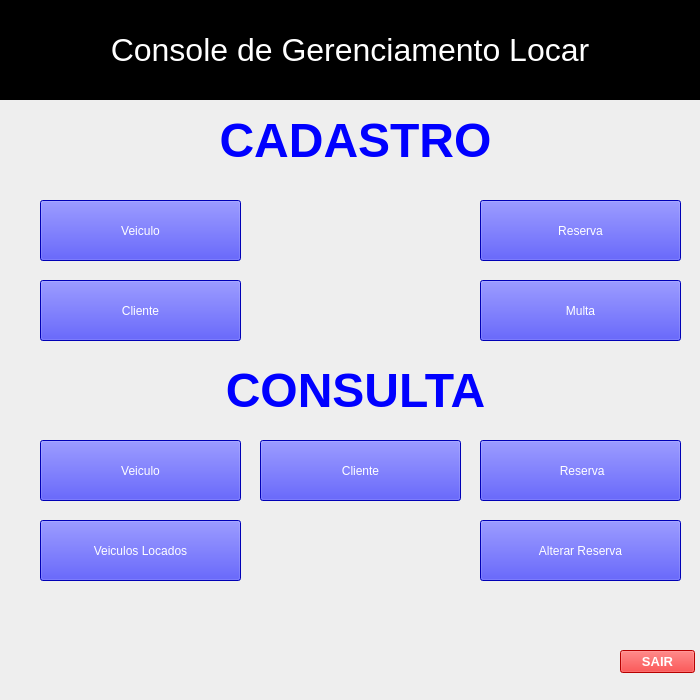
<?xml version="1.0" encoding="UTF-8"?>
<ui version="4.0">
 <class>Locar</class>
 <widget class="QMainWindow" name="Locar">
  <property name="geometry">
   <rect>
    <x>0</x>
    <y>0</y>
    <width>700</width>
    <height>700</height>
   </rect>
  </property>
  <property name="minimumSize">
   <size>
    <width>700</width>
    <height>700</height>
   </size>
  </property>
  <property name="maximumSize">
   <size>
    <width>700</width>
    <height>700</height>
   </size>
  </property>
  <property name="windowTitle">
   <string>Locar</string>
  </property>
  <property name="autoFillBackground">
   <bool>false</bool>
  </property>
  <property name="styleSheet">
   <string notr="true">background-color: rgb(238, 238, 238);
</string>
  </property>
  <widget class="QWidget" name="centralwidget">
   <widget class="QLabel" name="subtitulo_console">
    <property name="geometry">
     <rect>
      <x>0</x>
      <y>0</y>
      <width>700</width>
      <height>100</height>
     </rect>
    </property>
    <property name="sizePolicy">
     <sizepolicy hsizetype="Preferred" vsizetype="Preferred">
      <horstretch>0</horstretch>
      <verstretch>0</verstretch>
     </sizepolicy>
    </property>
    <property name="minimumSize">
     <size>
      <width>700</width>
      <height>100</height>
     </size>
    </property>
    <property name="maximumSize">
     <size>
      <width>700</width>
      <height>100</height>
     </size>
    </property>
    <property name="font">
     <font>
      <pointsize>24</pointsize>
     </font>
    </property>
    <property name="styleSheet">
     <string notr="true">background-color: rgb(0, 0, 0);
color: rgb(255, 255, 255);</string>
    </property>
    <property name="lineWidth">
     <number>8</number>
    </property>
    <property name="midLineWidth">
     <number>5</number>
    </property>
    <property name="text">
     <string>Console de Gerenciamento Locar</string>
    </property>
    <property name="textFormat">
     <enum>Qt::PlainText</enum>
    </property>
    <property name="scaledContents">
     <bool>false</bool>
    </property>
    <property name="alignment">
     <set>Qt::AlignCenter</set>
    </property>
   </widget>
   <widget class="QPushButton" name="pushButton_2">
    <property name="geometry">
     <rect>
      <x>620</x>
      <y>650</y>
      <width>75</width>
      <height>23</height>
     </rect>
    </property>
    <property name="font">
     <font>
      <pointsize>10</pointsize>
      <weight>75</weight>
      <bold>true</bold>
     </font>
    </property>
    <property name="styleSheet">
     <string notr="true">background-color: rgb(255, 0, 0);
color: rgb(255, 255, 255);
border-color: rgb(255, 0, 255);</string>
    </property>
    <property name="text">
     <string>SAIR</string>
    </property>
   </widget>
   <widget class="QLabel" name="label">
    <property name="geometry">
     <rect>
      <x>90</x>
      <y>130</y>
      <width>551</width>
      <height>501</height>
     </rect>
    </property>
    <property name="styleSheet">
     <string notr="true"/>
    </property>
    <property name="text">
     <string/>
    </property>
    <property name="pixmap">
     <pixmap>carro_grande.png</pixmap>
    </property>
    <property name="scaledContents">
     <bool>false</bool>
    </property>
    <property name="indent">
     <number>-1</number>
    </property>
   </widget>
   <widget class="QPushButton" name="pushButton_3">
    <property name="geometry">
     <rect>
      <x>40</x>
      <y>200</y>
      <width>201</width>
      <height>61</height>
     </rect>
    </property>
    <property name="autoFillBackground">
     <bool>false</bool>
    </property>
    <property name="styleSheet">
     <string notr="true">background-color: rgb(0, 0, 255);
font: 75 14pt &quot;MS Shell Dlg 2&quot;;
color: rgb(255, 255, 255);</string>
    </property>
    <property name="text">
     <string>Veiculo</string>
    </property>
   </widget>
   <widget class="QPushButton" name="pushButton_4">
    <property name="geometry">
     <rect>
      <x>40</x>
      <y>280</y>
      <width>201</width>
      <height>61</height>
     </rect>
    </property>
    <property name="autoFillBackground">
     <bool>false</bool>
    </property>
    <property name="styleSheet">
     <string notr="true">background-color: rgb(0, 0, 255);
font: 75 14pt &quot;MS Shell Dlg 2&quot;;
color: rgb(255, 255, 255);</string>
    </property>
    <property name="text">
     <string>Cliente</string>
    </property>
   </widget>
   <widget class="QPushButton" name="pushButton_5">
    <property name="geometry">
     <rect>
      <x>480</x>
      <y>200</y>
      <width>201</width>
      <height>61</height>
     </rect>
    </property>
    <property name="autoFillBackground">
     <bool>false</bool>
    </property>
    <property name="styleSheet">
     <string notr="true">background-color: rgb(0, 0, 255);
font: 75 14pt &quot;MS Shell Dlg 2&quot;;
color: rgb(255, 255, 255);</string>
    </property>
    <property name="text">
     <string>Reserva</string>
    </property>
   </widget>
   <widget class="QPushButton" name="pushButton_7">
    <property name="geometry">
     <rect>
      <x>480</x>
      <y>280</y>
      <width>201</width>
      <height>61</height>
     </rect>
    </property>
    <property name="autoFillBackground">
     <bool>false</bool>
    </property>
    <property name="styleSheet">
     <string notr="true">background-color: rgb(0, 0, 255);
font: 75 14pt &quot;MS Shell Dlg 2&quot;;
color: rgb(255, 255, 255);</string>
    </property>
    <property name="text">
     <string>Multa</string>
    </property>
   </widget>
   <widget class="QPushButton" name="pushButton_9">
    <property name="geometry">
     <rect>
      <x>260</x>
      <y>440</y>
      <width>201</width>
      <height>61</height>
     </rect>
    </property>
    <property name="autoFillBackground">
     <bool>false</bool>
    </property>
    <property name="styleSheet">
     <string notr="true">background-color: rgb(0, 0, 255);
font: 75 14pt &quot;MS Shell Dlg 2&quot;;
color: rgb(255, 255, 255);</string>
    </property>
    <property name="text">
     <string>Cliente</string>
    </property>
   </widget>
   <widget class="QPushButton" name="pushButton_10">
    <property name="geometry">
     <rect>
      <x>480</x>
      <y>440</y>
      <width>201</width>
      <height>61</height>
     </rect>
    </property>
    <property name="autoFillBackground">
     <bool>false</bool>
    </property>
    <property name="styleSheet">
     <string notr="true">background-color: rgb(0, 0, 255);
font: 75 14pt &quot;MS Shell Dlg 2&quot;;
color: rgb(255, 255, 255);</string>
    </property>
    <property name="text">
     <string> Reserva</string>
    </property>
   </widget>
   <widget class="QPushButton" name="pushButton_11">
    <property name="geometry">
     <rect>
      <x>40</x>
      <y>440</y>
      <width>201</width>
      <height>61</height>
     </rect>
    </property>
    <property name="autoFillBackground">
     <bool>false</bool>
    </property>
    <property name="styleSheet">
     <string notr="true">background-color: rgb(0, 0, 255);
font: 75 14pt &quot;MS Shell Dlg 2&quot;;
color: rgb(255, 255, 255);</string>
    </property>
    <property name="text">
     <string>Veiculo</string>
    </property>
   </widget>
   <widget class="QPushButton" name="pushButton_12">
    <property name="geometry">
     <rect>
      <x>40</x>
      <y>520</y>
      <width>201</width>
      <height>61</height>
     </rect>
    </property>
    <property name="autoFillBackground">
     <bool>false</bool>
    </property>
    <property name="styleSheet">
     <string notr="true">background-color: rgb(0, 0, 255);
font: 75 14pt &quot;MS Shell Dlg 2&quot;;
color: rgb(255, 255, 255);</string>
    </property>
    <property name="text">
     <string>Veiculos Locados</string>
    </property>
   </widget>
   <widget class="QPushButton" name="pushButton_13">
    <property name="geometry">
     <rect>
      <x>480</x>
      <y>520</y>
      <width>201</width>
      <height>61</height>
     </rect>
    </property>
    <property name="autoFillBackground">
     <bool>false</bool>
    </property>
    <property name="styleSheet">
     <string notr="true">background-color: rgb(0, 0, 255);
font: 75 14pt &quot;MS Shell Dlg 2&quot;;
color: rgb(255, 255, 255);</string>
    </property>
    <property name="text">
     <string>Alterar Reserva</string>
    </property>
   </widget>
   <widget class="QLabel" name="label_2">
    <property name="geometry">
     <rect>
      <x>220</x>
      <y>110</y>
      <width>271</width>
      <height>61</height>
     </rect>
    </property>
    <property name="font">
     <font>
      <pointsize>36</pointsize>
      <weight>75</weight>
      <bold>true</bold>
     </font>
    </property>
    <property name="layoutDirection">
     <enum>Qt::LeftToRight</enum>
    </property>
    <property name="styleSheet">
     <string notr="true">color: rgb(0, 0, 0);
color: rgb(0, 0, 255);</string>
    </property>
    <property name="text">
     <string>CADASTRO</string>
    </property>
    <property name="alignment">
     <set>Qt::AlignCenter</set>
    </property>
   </widget>
   <widget class="QLabel" name="label_3">
    <property name="geometry">
     <rect>
      <x>220</x>
      <y>360</y>
      <width>271</width>
      <height>61</height>
     </rect>
    </property>
    <property name="font">
     <font>
      <pointsize>36</pointsize>
      <weight>75</weight>
      <bold>true</bold>
     </font>
    </property>
    <property name="layoutDirection">
     <enum>Qt::RightToLeft</enum>
    </property>
    <property name="styleSheet">
     <string notr="true">background-color: rgba(0, 0, 0, 0);
color: rgb(0, 0, 255);</string>
    </property>
    <property name="text">
     <string>CONSULTA</string>
    </property>
    <property name="alignment">
     <set>Qt::AlignCenter</set>
    </property>
   </widget>
   <zorder>label</zorder>
   <zorder>subtitulo_console</zorder>
   <zorder>pushButton_2</zorder>
   <zorder>pushButton_3</zorder>
   <zorder>pushButton_4</zorder>
   <zorder>pushButton_5</zorder>
   <zorder>pushButton_7</zorder>
   <zorder>pushButton_9</zorder>
   <zorder>pushButton_10</zorder>
   <zorder>pushButton_11</zorder>
   <zorder>pushButton_12</zorder>
   <zorder>pushButton_13</zorder>
   <zorder>label_2</zorder>
   <zorder>label_3</zorder>
  </widget>
  <widget class="QStatusBar" name="statusbar"/>
 </widget>
 <resources/>
 <connections/>
</ui>
